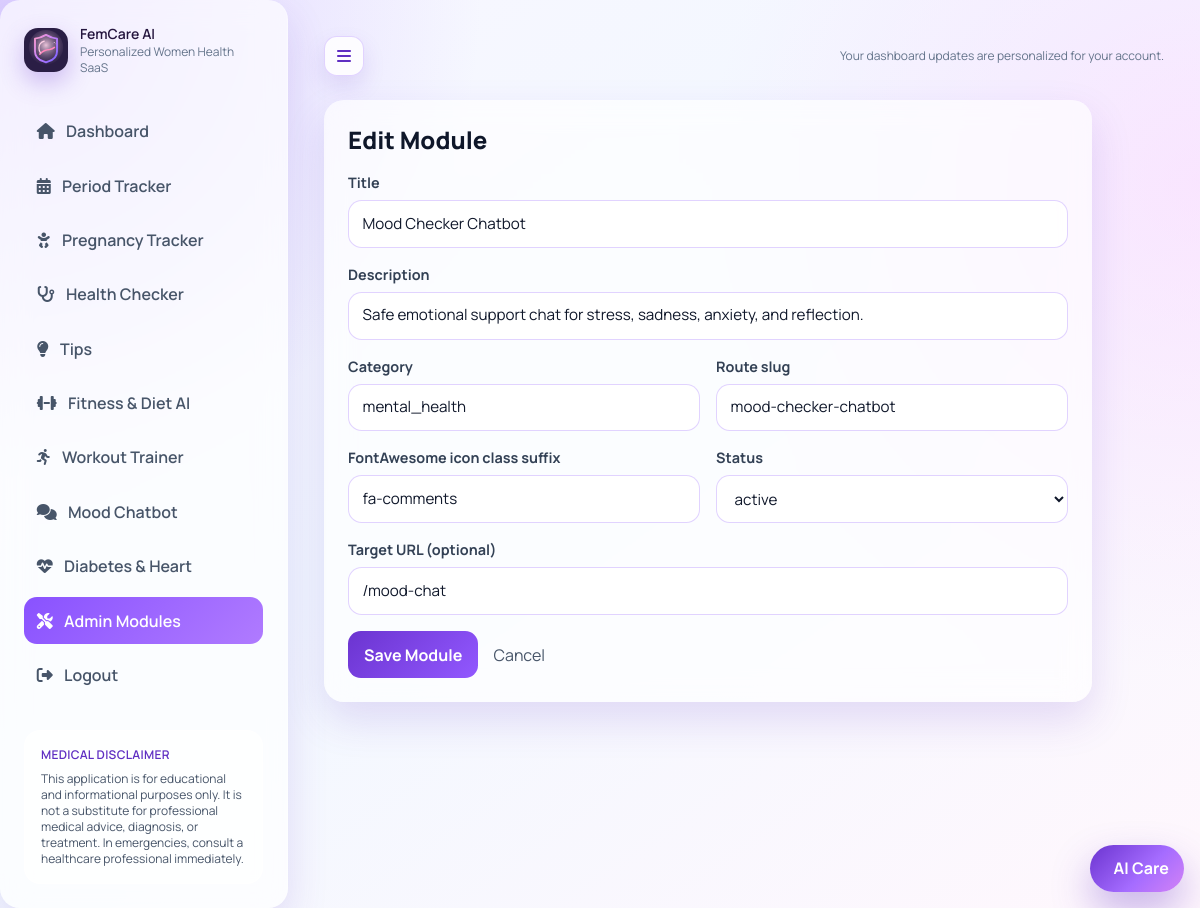
Screenshot of /admin/modules/7/edit (signed in) with the database file from the repository.
### models/entities.py (models this page shows, shortened)
class HealthModule(db.Model):
    __tablename__ = "health_modules"
    id = db.Column(db.Integer, primary_key=True)
    title = db.Column(db.String(150), nullable=False)
    description = db.Column(db.String(280), nullable=False)
    category = db.Column(db.String(60), nullable=False)
    route = db.Column(db.String(150), nullable=False, unique=True)
    status = db.Column(db.String(20), nullable=False, default="active")
    icon = db.Column(db.String(60), nullable=False, default="fa-heart")
    target_url = db.Column(db.String(150), nullable=True)
    created_at = db.Column(db.DateTime, nullable=False, default=datetime.utcnow)

### app.py (the view, shortened to what this page needs)
@app.route("/admin/modules/<int:module_id>/edit", methods=["GET", "POST"])
@admin_required
def admin_modules_edit(module_id):
    module = HealthModule.query.get_or_404(module_id)
    return render_template("admin_module_form.html", active_page="admin", module=module)

### app.py (called while the page is built)
@login_manager.user_loader
def load_user(user_id):
    return User.query.get(int(user_id))

def admin_required(func):
    @wraps(func)
    @login_required
    def wrapper(*args, **kwargs):
        if not current_user.is_admin:
            abort(403)
        return func(*args, **kwargs)
    return wrapper

### templates/admin_module_form.html (shortened to what this page needs)
{% extends 'base.html' %}
{% block content %}
<section class="max-w-3xl glass-panel p-6">
  <h1 class="text-2xl font-extrabold">{% if module %}Edit Module{% else %}Create Module{% endif %}</h1>
  <form method="POST" class="mt-4 grid md:grid-cols-2 gap-4 validated-form">
    <div class="md:col-span-2">
      <label class="label" for="title">Title</label>
      <input id="title" name="title" class="input-field" required value="{{ module.title if module else '' }}">
    </div>
    <div class="md:col-span-2">
      <label class="label" for="description">Description</label>
      <input id="description" name="description" class="input-field" required value="{{ module.description if module else '' }}">
    </div>
    <div>
      <label class="label" for="category">Category</label>
      <input id="category" name="category" class="input-field" required value="{{ module.category if module else 'women_health' }}">
    </div>
    <div>
      <label class="label" for="route">Route slug</label>
      <input id="route" name="route" class="input-field" required value="{{ module.route if module else '' }}">
    </div>
    <div>
      <label class="label" for="icon">FontAwesome icon class suffix</label>
      <input id="icon" name="icon" class="input-field" value="{{ module.icon if module else 'fa-heart' }}">
    </div>
    <div>
      <label class="label" for="status">Status</label>
      <select id="status" name="status" class="input-field">
        <option value="active" {% if not module or module.status == 'active' %}selected{% endif %}>active</option>
      </select>
    </div>
    <div class="md:col-span-2">
      <label class="label" for="target_url">Target URL (optional)</label>
      <input id="target_url" name="target_url" class="input-field" placeholder="/health" value="{{ module.target_url if module and module.target_url else '' }}">
    </div>
    <div class="md:col-span-2">
      <button class="btn-primary" type="submit">Save Module</button>
      <a class="ml-3 text-slate-600" href="{{ url_for('admin_modules') }}">Cancel</a>
    </div>
  </form>
</section>
{% endblock %}

### static/css/style.css (style rules this page uses)
.fem-bg { background: radial-gradient(circle at 0 0, rgba(190, 168, 255, 0.5) 0, rgba(190, 168, 255, 0) 32%), radial-gradient(circle at 100% 20%, rgba(254, 206, 255, 0.45) 0, rgba(254, 206, 255, 0) 35%), linear-gradient(145deg, #f9f6ff 0%, #f2f8ff 46%, #fff7fd 100%); }
.glass-panel { background: rgba(255, 255, 255, 0.65); -webkit-backdrop-filter: blur(14px); backdrop-filter: blur(14px); border-radius: 1.25rem; box-shadow: 0 18px 40px rgba(95, 46, 194, 0.15); }
.label { display: block; font-size: 0.9rem; font-weight: 700; color: #334155; margin-bottom: 0.4rem; }
.input-field { width: 100%; border: 1px solid rgba(137, 82, 255, 0.25); border-radius: 0.85rem; padding: 0.72rem 0.85rem; font-size: 0.95rem; background: rgba(255, 255, 255, 0.88); color: #0f172a; }
.btn-primary { border: 0; color: white; border-radius: 0.8rem; background: linear-gradient(135deg, #6b34d0 0%, #9258ff 100%); padding: 0.72rem 1rem; font-weight: 700; transition: transform 0.2s ease; }

### rows the page displays
HealthModule: title "Mood Checker Chatbot", description "Safe emotional support chat for stress, sadness, anxiety, and reflection.", category "mental_health", route "mood-checker-chatbot", icon "fa-comments", status "active", target_url "/mood-chat"
